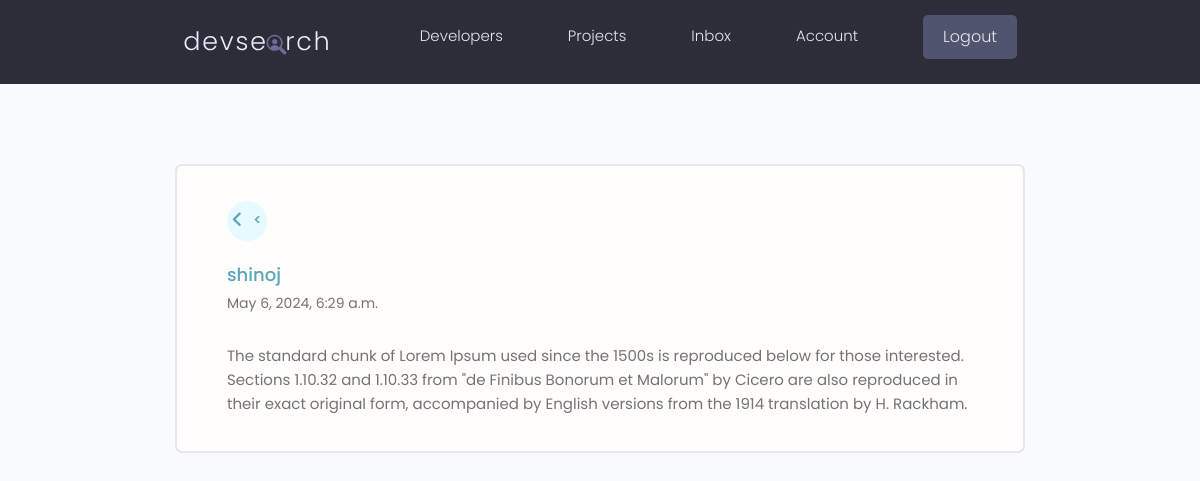
/message/5de4c8f7-eb5b-4760-a8bc-bc1991b69c41/ (signed in), run on the app's committed database.
### users/models.py (models this page shows, shortened)
class Message(models.Model):
    sender = models.ForeignKey(Profile, on_delete=models.SET_NULL, null=True, blank=True)
    recipient = models.ForeignKey(Profile, on_delete=models.SET_NULL, null=True, blank=True, related_name='messages')
    name = models.CharField(max_length=200, null=True, blank=True)
    email = models.EmailField(max_length=200, null=True, blank=True)
    subject = models.CharField(max_length=200, null=True, blank=True)
    body = models.TextField()
    is_read = models.BooleanField(default=False, null=True)
    created = models.DateTimeField(auto_now_add=True)
    id = models.UUIDField(default=uuid.uuid4, unique=True, primary_key=True, editable=False)
    class Meta:
        ordering = ['is_read', '-created']

class Profile(models.Model):
    user= models.OneToOneField(User, on_delete=models.CASCADE)
    name = models.CharField( max_length=200, blank=True, null=True)
    email = models.EmailField(max_length=254, null=True, blank=True)
    username = models.CharField( max_length=200, blank=True, null=True)
    location = models.CharField( max_length=200, blank=True, null=True)
    short_intro = models.CharField( max_length=200, blank=True, null=True)
    bio = models.TextField(blank=True, null=True)
    profile_image = models.ImageField(null=True, blank=True, upload_to="profiles/", default="profiles/user-default.png")
    social_github = models.CharField( max_length=200, blank=True, null=True)
    social_x = models.CharField( max_length=200, blank=True, null=True)
    social_linkedin = models.CharField( max_length=200, blank=True, null=True)
    social_youtube = models.CharField( max_length=200, blank=True, null=True)
    social_website = models.CharField( max_length=200, blank=True, null=True)
    created = models.DateTimeField(auto_now_add=True)
    id = models.UUIDField(default=uuid.uuid4, unique=True, primary_key=True, editable=False)
    def __str__(self) :
        return str(self.username)
    class Meta:
        ordering = ["-short_intro", "-created"]

### users/views.py (the view)
# urls.py: path('message/<str:pk>/', views.viewMessage ,name= 'message'),
@login_required(login_url="login")
def viewMessage(request,pk):
    profile = request.user.profile
    message = profile.messages.get(id=pk)
    if message.is_read == False:
        message.is_read = True
        message.save()
    context = {
        'message':message,
    }
    return render(request, 'users/message.html', context)

### users/templates/users/message.html
{% extends 'main.html' %}
{% block content %}
  <main class="messagePage my-xl">
    <div class="content-box">
      <div class="message">
        <a class="backButton" href="{% url 'inbox' %}"><i class="fa-solid fa-angle-left"></i><</a>
        <h2 class="message__subject">{{message.sunject}}</h4>
          <a href="profile.html" class="message__author">{{message.sender}}</a>
          <p class="message__date">{{message.created}}</p>
          <div class="message__body">
            {{message.body|linebreaksbr}}
          </div>
      </div>
    </div>
  </main>
{% endblock content %}

### static/styles/app.css (style rules this page uses)
:root { --color-sub: #2d2d39; }
.content-box { width: 95%; max-width: 85rem; margin: 0 auto; }
.message { padding: 2.5rem 0; }
.message > a { display: flex; gap: 1rem; }
.message__author, .message__date { flex-basis: 25%; }
.message__subject { flex-basis: 50%; }
.message__date { text-align: right; }
.messagePage .message { list-style: none; background: var(--color-white); padding: 3.5rem 5rem; border: 2px solid var(--color-light); border-radius: 0.7rem; }
.messagePage .message__subject { font-size: 2.8rem; color: var(--color-sub); margin-bottom: 1rem; margin-top: 2rem; }
.messagePage .message__author { font-size: 1.8rem; font-weight: 500; }
.messagePage .message__date { font-size: 1.4rem; font-weight: 400; text-align: left; margin-bottom: 3rem; }
.backButton { background: var(--color-main-light); color: var(--color-main); width: 4rem; height: 4rem; display: flex; align-items: center; justify-content: center; border-radius: 50%; }
.backButton i { font-size: 1.8rem; }

### static/uikit/styles/modules/_variables.css (style rules this page uses)
:root { --color-main: #5aa5b9; --color-main-light: #e6faff; --color-sub: #3f4156; --color-sub-light: #51546e; --color-sub-lighter: #ededfd; --color-text: #737373; --color-gray: #8b8b8b; --color-light: #e5e7eb; --color-light-gray: #767676; --color-bg: #f8fafd; --color-white: #fffefd; --color-white-light: #f3f3f3; --color-success: #359e64; --color-success-bg: #def8e8; --color-error: #fc4b0b; --color-error-bg: #fff2ee; --font-base: 'Poppins', arial, helvetica, 'Segoe UI', roboto, ubuntu, sans-serif; --font-monospace: 'Fira Code', 'Courier New', courier, monospace; --font-regular: 300; --font-medium: 500; --font-bold: 700; --generic-shadow: 1px 1px 5px #00000010; --generic-transition: all 0.3s ease-in-out; }

### static/uikit/styles/modules/_base.css (style rules this page uses)
* { margin: 0; padding: 0; box-sizing: border-box; text-rendering: optimizeLegibility; color: inherit; font-size: inherit; }
html { font-size: 50%; }
@media only screen and (min-width: 480px) { html { font-size: 56.25%; } }
@media only screen and (min-width: 1200px) { html { font-size: 62.5%; } }
body { line-height: 1.6; font-weight: 400; font-size: 1.5rem; color: var(--color-text); background-color: var(--color-bg); min-height: 100vh; }

### static/uikit/styles/modules/_typography.css (style rules this page uses)
* { font-family: var(--font-base); }
h2 { font-size: 3.6rem; font-weight: var(--font-bold); }
p, span, strong { font-size: 1.6rem; color: var(--color-text); font-weight: var(--font-regular); }
a { padding-bottom: 2px; text-decoration: none; display: inline-block; color: var(--color-main); font-weight: var(--font-medium); }

### static/uikit/styles/modules/_utilities.css (style rules this page uses)
.my-xl { margin: 8rem auto; }

### data on the page
Message: sender "shinoj", created "May 6, 2024, 6:29 a.m.", body "The standard chunk of Lorem Ipsum used since the 1500s is reproduced below for those interested. Sections 1.10.32 and 1.10.33 from \"de Finibus Bonorum et Malorum\" by Cicero are also reproduced in their exact original form, accompanied by English versions from the 1914 translation by H. Rackham."
